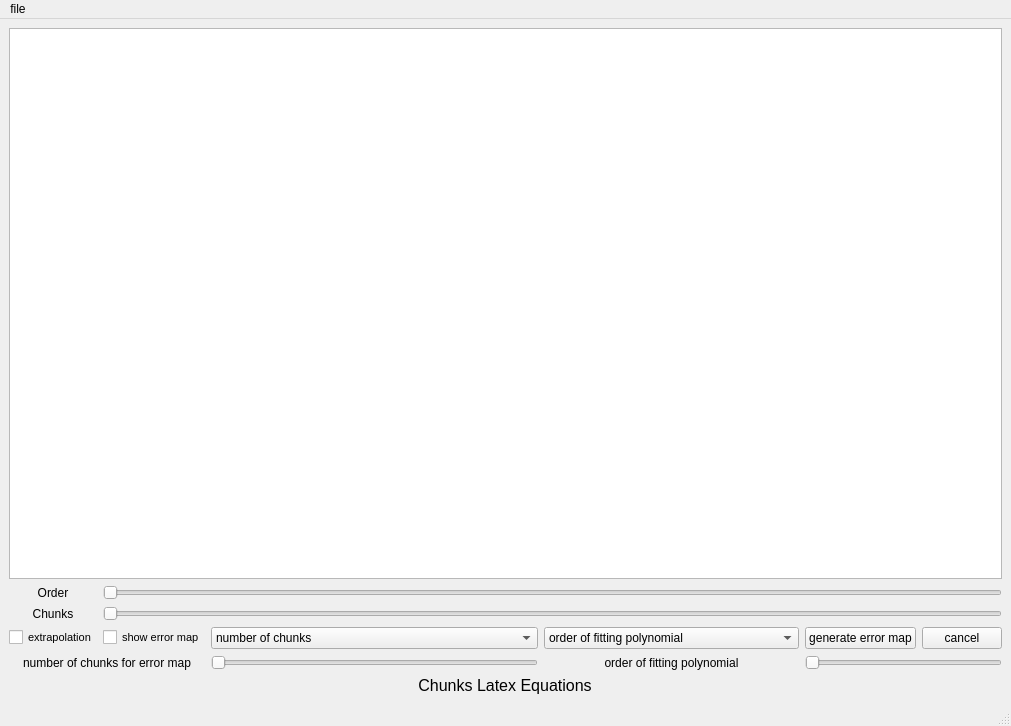
<?xml version="1.0" encoding="UTF-8"?>
<ui version="4.0">
 <class>MainWindow</class>
 <widget class="QMainWindow" name="MainWindow">
  <property name="geometry">
   <rect>
    <x>0</x>
    <y>0</y>
    <width>1011</width>
    <height>726</height>
   </rect>
  </property>
  <property name="windowTitle">
   <string>MainWindow</string>
  </property>
  <widget class="QWidget" name="centralwidget">
   <layout class="QGridLayout" name="gridLayout">
    <item row="8" column="0" colspan="6">
     <layout class="QHBoxLayout" name="latexLayout"/>
    </item>
    <item row="4" column="2">
     <widget class="QComboBox" name="xAxesComboBox">
      <property name="currentIndex">
       <number>0</number>
      </property>
      <property name="placeholderText">
       <string>choose X-axes variable</string>
      </property>
      <item>
       <property name="text">
        <string>number of chunks</string>
       </property>
      </item>
      <item>
       <property name="text">
        <string>order of fitting polynomial</string>
       </property>
      </item>
      <item>
       <property name="text">
        <string>overlapping between consecutive chunks</string>
       </property>
      </item>
     </widget>
    </item>
    <item row="4" column="5">
     <widget class="QPushButton" name="cancelBtn">
      <property name="text">
       <string>cancel</string>
      </property>
     </widget>
    </item>
    <item row="0" column="0" colspan="6">
     <layout class="QHBoxLayout" name="graphsLayout">
      <item>
       <widget class="PlotWidget" name="mainSignal">
        <property name="minimumSize">
         <size>
          <width>0</width>
          <height>260</height>
         </size>
        </property>
       </widget>
      </item>
      <item>
       <layout class="QHBoxLayout" name="errorMapLayout"/>
      </item>
     </layout>
    </item>
    <item row="6" column="0" colspan="2">
     <widget class="QLabel" name="numOfChunksLabel">
      <property name="text">
       <string>number of chunks for error map</string>
      </property>
      <property name="alignment">
       <set>Qt::AlignCenter</set>
      </property>
     </widget>
    </item>
    <item row="4" column="3">
     <widget class="QComboBox" name="yAxesComboBox">
      <property name="currentIndex">
       <number>1</number>
      </property>
      <property name="placeholderText">
       <string>choose Y-axes variable</string>
      </property>
      <item>
       <property name="text">
        <string>number of chunks</string>
       </property>
      </item>
      <item>
       <property name="text">
        <string>order of fitting polynomial</string>
       </property>
      </item>
      <item>
       <property name="text">
        <string>overlapping between consecutive chunks</string>
       </property>
      </item>
     </widget>
    </item>
    <item row="6" column="4" colspan="2">
     <widget class="QSlider" name="orderOfFittingPolynomialErrorMapSlider">
      <property name="maximum">
       <number>100</number>
      </property>
      <property name="orientation">
       <enum>Qt::Horizontal</enum>
      </property>
     </widget>
    </item>
    <item row="1" column="0">
     <widget class="QLabel" name="orderLabel">
      <property name="styleSheet">
       <string notr="true">font: 14pt &quot;MS Shell Dlg 2&quot;;</string>
      </property>
      <property name="text">
       <string>Order</string>
      </property>
      <property name="alignment">
       <set>Qt::AlignCenter</set>
      </property>
     </widget>
    </item>
    <item row="6" column="2">
     <widget class="QSlider" name="numberOfChunksErrorMapSlider">
      <property name="maximum">
       <number>100</number>
      </property>
      <property name="orientation">
       <enum>Qt::Horizontal</enum>
      </property>
     </widget>
    </item>
    <item row="4" column="0">
     <widget class="QCheckBox" name="extrapolationCheckBox">
      <property name="font">
       <font>
        <pointsize>8</pointsize>
       </font>
      </property>
      <property name="focusPolicy">
       <enum>Qt::StrongFocus</enum>
      </property>
      <property name="text">
       <string>extrapolation</string>
      </property>
     </widget>
    </item>
    <item row="4" column="1">
     <widget class="QCheckBox" name="showErrorMapCheckBox">
      <property name="font">
       <font>
        <pointsize>8</pointsize>
       </font>
      </property>
      <property name="focusPolicy">
       <enum>Qt::StrongFocus</enum>
      </property>
      <property name="text">
       <string>show error map</string>
      </property>
     </widget>
    </item>
    <item row="2" column="1" colspan="5">
     <widget class="QSlider" name="SliderOfChunks">
      <property name="orientation">
       <enum>Qt::Horizontal</enum>
      </property>
     </widget>
    </item>
    <item row="6" column="3">
     <widget class="QLabel" name="orderOfFittingLabel">
      <property name="text">
       <string>order of fitting polynomial</string>
      </property>
      <property name="alignment">
       <set>Qt::AlignCenter</set>
      </property>
     </widget>
    </item>
    <item row="2" column="0">
     <widget class="QLabel" name="chunksLabel">
      <property name="styleSheet">
       <string notr="true">font: 14pt &quot;MS Shell Dlg 2&quot;;</string>
      </property>
      <property name="text">
       <string>Chunks</string>
      </property>
      <property name="alignment">
       <set>Qt::AlignCenter</set>
      </property>
     </widget>
    </item>
    <item row="1" column="1" colspan="5">
     <widget class="QSlider" name="SliderOfOrder">
      <property name="orientation">
       <enum>Qt::Horizontal</enum>
      </property>
     </widget>
    </item>
    <item row="4" column="4">
     <widget class="QPushButton" name="generateErrorMapBtn">
      <property name="text">
       <string>generate error map</string>
      </property>
     </widget>
    </item>
    <item row="7" column="2" colspan="2">
     <widget class="QLabel" name="numOfChunksLabel_2">
      <property name="font">
       <font>
        <pointsize>12</pointsize>
       </font>
      </property>
      <property name="text">
       <string>Chunks Latex Equations</string>
      </property>
      <property name="alignment">
       <set>Qt::AlignCenter</set>
      </property>
     </widget>
    </item>
   </layout>
  </widget>
  <widget class="QMenuBar" name="menubar">
   <property name="geometry">
    <rect>
     <x>0</x>
     <y>0</y>
     <width>1011</width>
     <height>25</height>
    </rect>
   </property>
   <widget class="QMenu" name="menufile">
    <property name="title">
     <string>file</string>
    </property>
    <addaction name="actionopen"/>
   </widget>
   <addaction name="menufile"/>
  </widget>
  <widget class="QStatusBar" name="statusbar"/>
  <action name="actionopen">
   <property name="text">
    <string>open</string>
   </property>
  </action>
 </widget>
 <customwidgets>
  <customwidget>
   <class>PlotWidget</class>
   <extends>QGraphicsView</extends>
   <header>pyqtgraph</header>
  </customwidget>
 </customwidgets>
 <resources/>
 <connections/>
</ui>
